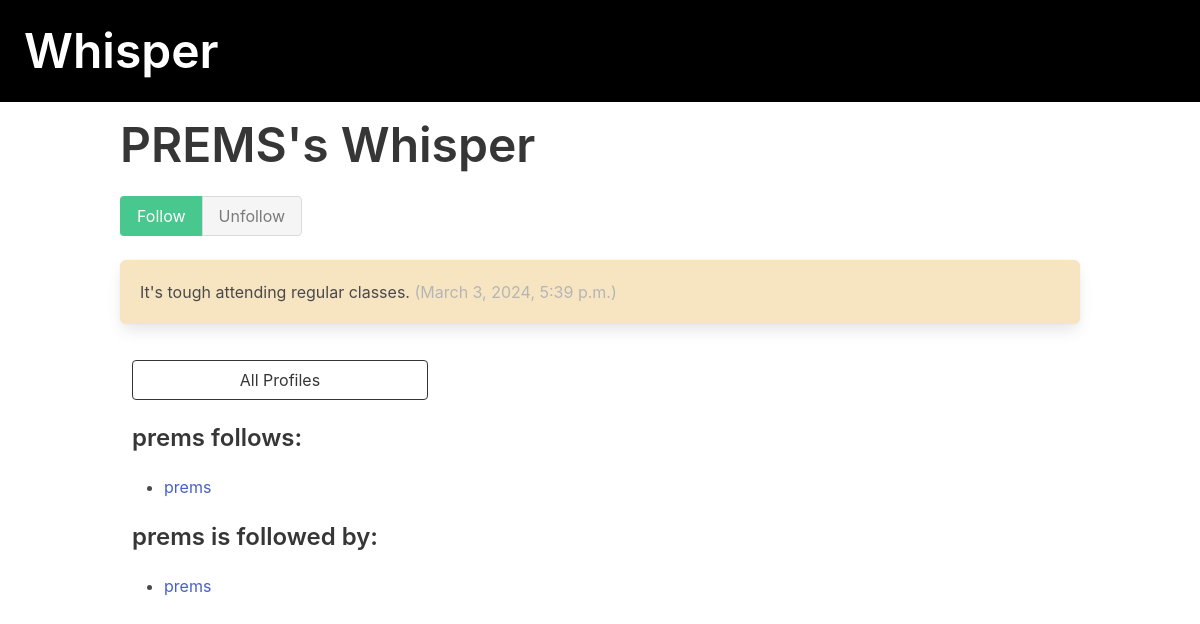
The app's page /profile/5 (signed in) with its own data.
### whisper/models.py (models this page shows, shortened)
class Profile(models.Model):
    user= models.OneToOneField(User,on_delete=models.CASCADE)
    follows=models.ManyToManyField(
        "self",
        related_name="followed_by",
        symmetrical=False,
        blank=True
    )
    def __str__(self):
        return self.user.username

class Whisper(models.Model):
    user = models.ForeignKey(
        User, related_name="whisper", on_delete=models.DO_NOTHING
    )
    body = models.CharField(max_length=140)
    created_at = models.DateTimeField(auto_now_add=True)

### whisper/views.py (the view, shortened to what this page needs)
# urls.py: path("profile/<int:pk>",profile,name="profile"),
def profile(request,pk):
    if not hasattr(request.user, 'profile'):
        missing_profile = Profile(user=request.user)
        missing_profile.save()
    profile=Profile.objects.get(pk=pk)
    return render(request,"whisper/profile.html",{"profile":profile})

### whisper/templates/whisper/profile.html (shortened to what this page needs)
{% extends 'base.html' %}
{% block content %}
<div class="column">
    <div class="block">
    <h1 class="title is-1">
        {{profile.user.username|upper}}'s Whisper
    </h1>
    <form method="post">
        <div class="buttons has-addons">
        {% if profile in user.profile.follows.all %}
            <button class="button is-success is-static">Follow</button>
            <button class="button is-danger" name="follow" value="unfollow">
                Unfollow
            </button>
        {% else %}
            <button class="button is-success" name="follow" value="follow">
                Follow
            </button>
            <button class="button is-danger is-static">Unfollow</button>
        {% endif %}
        </div>
    </form>
</div>
<div class="content">
    {% for whisper in profile.user.whisper.all %}
        <div class="box" style="background-color: rgb(247, 229, 194);">
            {{ whisper.body }}
            <span class="is-small has-text-grey-light">
                ({{ whisper.created_at }})
            </span>
        </div>
    {% endfor %}
</div>
<div class="column is-one-third">
    <div class="block">
        <a href="{% url 'whisper:profile_list' %}">
            <button class="button is-dark is-outlined is-fullwidth">
                All Profiles
            </button>
        </a>
    </div>
    <div class="block">
        <h3 class="title is-4">
            {{profile.user.username}} follows:
        </h3>
        <div class="content">
            <ul>
            {% for following in profile.follows.all %}
                <li>
                    <a href="{% url 'whisper:profile' following.id %}">
                        {{ following }}
                    </a>
                </li>
            {% endfor %}
            </ul>
        </div>
    </div>
    <div class="block">
        <h3 class="title is-4">
            {{profile.user.username}} is followed by:
        </h3>
        <div class="content">
            <ul>
            {% for follower in profile.followed_by.all %}
                <li>
                    <a href="{% url 'whisper:profile' follower.id %}">
                        {{ follower }}
                    </a>
                </li>
            {% endfor %}
            </ul>
        </div>
    </div>
</div>
{% endblock content %}

### whisper/templates/base.html (style rules this page uses)
body { background-image: url(''); background-repeat: no-repeat; background-attachment: fixed; background-size: cover; }

### records on screen
Profile: user.username "PREMS", user.username "prems"
Whisper: body "It's tough attending regular classes.", created_at "March 3, 2024, 5:39 p.m."
